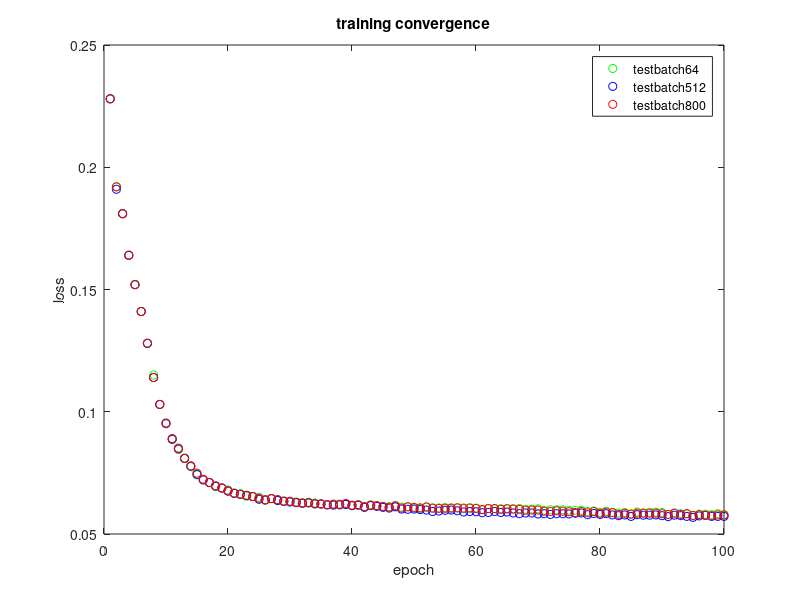

Here is the MATLAB script that generated this plot:
%% test_batch_size=64
x2=[1	2	3	4	5	6	7	8	9	10	11	12	13	14	15	16	17	18	19	20 21	22	23	24	25	26	27	28	29	30	31	32	33	34	35	36	37	38	39	40 41	42	43	44	45	46	47	48	49	50	51	52	53	54	55	56	57	58	59	60    61	62	63	64	65	66	67	68	69	70	71	72	73	74	75	76	77	78	79	80  81	82	83	84	85	86	87	88	89	90	91	92	93	94	95	96	97	98	99	100]
y2=[2.28E-01	1.92E-01	1.81E-01	1.64E-01	1.52E-01	1.41E-01	0.128	1.15E-01	1.03E-01	9.54E-02	8.90E-02	0.0852	8.11E-02	7.75E-02	7.42E-02	7.23E-02	7.11E-02	6.94E-02	6.88E-02	6.80E-02 6.67E-02	6.65E-02	6.54E-02	6.54E-02	6.50E-02	0.0639	0.0644	6.39E-02	6.35E-02	6.33E-02	6.31E-02	6.27E-02	6.30E-02	6.27E-02	6.23E-02	6.20E-02	6.22E-02	6.22E-02	6.22E-02	6.16E-02    6.20E-02	6.11E-02	6.19E-02	6.16E-02	0.0612	6.11E-02	6.14E-02	6.10E-02	6.12E-02	6.07E-02	6.05E-02	6.09E-02	6.06E-02	6.06E-02	6.08E-02	6.06E-02	6.07E-02	6.03E-02	6.07E-02	6.05E-02 5.99E-02	6.04E-02	6.03E-02	6.03E-02	6.04E-02	6.03E-02	6.04E-02	6.01E-02	6.02E-02	6.03E-02	5.97E-02	5.99E-02	5.99E-02	5.99E-02	5.97E-02	5.97E-02	5.97E-02	5.92E-02	5.94E-02	5.89E-02 5.93E-02	5.87E-02	5.86E-02	5.87E-02	5.82E-02	5.90E-02	5.86E-02	5.89E-02	5.89E-02	5.88E-02	5.80E-02	5.86E-02	5.83E-02	5.83E-02	5.75E-02	5.81E-02	5.81E-02	5.79E-02	5.83E-02	5.79E-02]
plot(x2,y2,'go')
hold on

%% test_batch_size=512	
x=[1	2	3	4	5	6	7	8	9	10	11	12	13	14	15	16	17	18	19	20 21	22	23	24	25	26	27	28	29	30	31	32	33	34	35	36	37	38	39	40 41	42	43	44	45	46	47	48	49	50	51	52	53	54	55	56	57	58	59	60 61	62	63	64	65	66	67	68	69	70	71	72	73	74	75	76	77	78	79	80 81	82	83	84	85	86	87	88	89	90	91	92	93	94	95	96	97	98	99	100];
y=[2.28E-01	1.91E-01	1.81E-01	0.164	0.152	0.141	0.128	0.114	0.103	0.0953	0.0887	0.0847	8.09E-02	7.78E-02	7.44E-02	7.21E-02	7.10E-02	6.96E-02	6.88E-02	6.75E-02 6.66E-02	6.62E-02	6.58E-02	6.53E-02	6.42E-02	6.39E-02	6.45E-02	6.37E-02	6.34E-02	6.31E-02	6.29E-02	6.27E-02	6.28E-02	6.23E-02	6.23E-02	6.19E-02	6.18E-02	6.19E-02	6.21E-02	6.16E-02 6.18E-02	6.09E-02	6.16E-02	6.13E-02	6.09E-02	6.06E-02	0.0611	6.02E-02	6.01E-02	6.02E-02	6.00E-02	5.98E-02	5.92E-02	5.94E-02	5.97E-02	0.0598	5.95E-02	5.90E-02	5.92E-02	5.91E-02 5.87E-02	5.88E-02	5.92E-02	5.88E-02	5.90E-02	5.86E-02	5.83E-02	5.86E-02	5.86E-02	5.82E-02	5.83E-02	5.80E-02	5.83E-02	5.83E-02	5.82E-02	5.85E-02	5.86E-02	5.79E-02	5.84E-02	5.80E-02 5.83E-02	5.78E-02	5.75E-02	5.78E-02	5.72E-02	5.79E-02	5.77E-02	5.77E-02	5.78E-02	5.75E-02	5.71E-02	5.77E-02	5.75E-02	0.0572	5.68E-02	5.74E-02	5.76E-02	5.72E-02	5.72E-02	5.72E-02]
plot(x,y,'bo')
hold on

%% test_batch_size=800
x3=[1	2	3	4	5	6	7	8	9	10	11	12	13	14	15	16	17	18	19	20 21	22	23	24	25	26	27	28	29	30	31	32	33	34	35	36	37	38	39	40 41	42	43	44	45	46	47	48	49	50      51	52	53	54	55	56	57	58	59	60 61	62	63	64	65	66	67	68	69	70	71	72	73	74	75	76	77	78	79	80     81	82	83	84	85	86	87	88	89	90	91	92	93	94	95	96	97	98	99	100];
y3=[2.28E-01	1.92E-01	1.81E-01	1.64E-01	1.52E-01	0.141	0.128	1.14E-01	1.03E-01	9.51E-02	0.089	8.50E-02	8.09E-02	7.78E-02	7.49E-02	7.24E-02	7.11E-02	6.97E-02	0.0688	6.77E-02 6.67E-02	6.62E-02	6.58E-02	6.53E-02	0.0646	6.40E-02	6.45E-02	6.41E-02	0.0633	0.0634	0.0628	6.25E-02	6.27E-02	6.24E-02	6.23E-02	6.20E-02	6.22E-02	6.21E-02	6.25E-02	6.18E-02 6.19E-02	0.0612	0.0618	6.16E-02	0.0613	6.10E-02	6.16E-02	6.06E-02	6.11E-02	6.09E-02	6.07E-02	6.11E-02	6.06E-02	6.05E-02	6.05E-02	6.06E-02	6.07E-02	6.06E-02	6.06E-02	6.05E-02 6.00E-02	6.04E-02	6.04E-02	6.01E-02	6.03E-02	6.02E-02	6.01E-02	5.97E-02	5.98E-02	5.98E-02	5.93E-02	5.92E-02	5.95E-02	5.93E-02	5.91E-02	5.88E-02	5.92E-02	5.87E-02	5.92E-02	5.85E-02 5.89E-02	5.88E-02	5.80E-02	5.85E-02	5.81E-02	5.85E-02	5.85E-02	5.85E-02	5.85E-02	5.83E-02	5.80E-02	5.85E-02	5.80E-02	5.83E-02	0.0576	5.79E-02	5.77E-02	5.75E-02	5.78E-02	5.78E-02];

plot(x3,y3,'ro')
hold on

title('training convergence')
xlabel('epoch')
ylabel('loss')

legend('testbatch64','testbatch512','testbatch800')
% legend('iteration1(testbatch512)','iteration2(testbatch512)','iteration3(testbatch512)','iteration3(testbatch800)','iteration5(testbatch512)')
